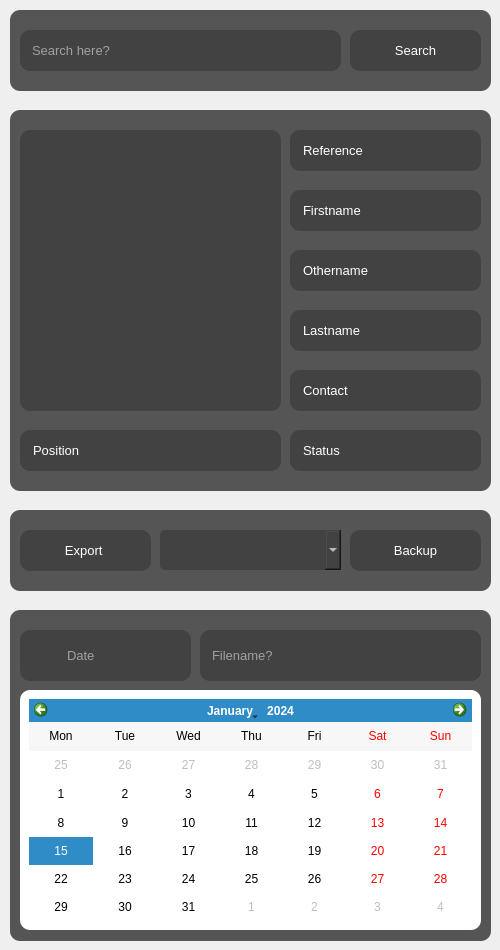
                <widget class="QFrame" name="left_frame_2">
                 <property name="minimumSize">
                  <size>
                   <width>500</width>
                   <height>0</height>
                  </size>
                 </property>
                 <property name="maximumSize">
                  <size>
                   <width>500</width>
                   <height>16777215</height>
                  </size>
                 </property>
                 <property name="frameShape">
                  <enum>QFrame::NoFrame</enum>
                 </property>
                 <property name="frameShadow">
                  <enum>QFrame::Raised</enum>
                 </property>
                 <layout class="QVBoxLayout" name="verticalLayout_9">
                  <property name="spacing">
                   <number>0</number>
                  </property>
                  <property name="leftMargin">
                   <number>0</number>
                  </property>
                  <property name="topMargin">
                   <number>0</number>
                  </property>
                  <property name="rightMargin">
                   <number>0</number>
                  </property>
                  <property name="bottomMargin">
                   <number>0</number>
                  </property>
                  <item>
                   <widget class="QFrame" name="top">
                    <property name="minimumSize">
                     <size>
                      <width>0</width>
                      <height>500</height>
                     </size>
                    </property>
                    <property name="maximumSize">
                     <size>
                      <width>500</width>
                      <height>500</height>
                     </size>
                    </property>
                    <property name="frameShape">
                     <enum>QFrame::NoFrame</enum>
                    </property>
                    <property name="frameShadow">
                     <enum>QFrame::Raised</enum>
                    </property>
                    <widget class="QLabel" name="db_image_data">
                     <property name="geometry">
                      <rect>
                       <x>20</x>
                       <y>130</y>
                       <width>261</width>
                       <height>281</height>
                      </rect>
                     </property>
                     <property name="font">
                      <font>
                       <family>Arial</family>
                       <pointsize>14</pointsize>
                       <weight>50</weight>
                       <bold>false</bold>
                      </font>
                     </property>
                     <property name="styleSheet">
                      <string notr="true">QLabel{
	color: rgb(255, 255, 255);
		background-color: rgb(66, 66, 66);
	border-radius: 10px;
}</string>
                     </property>
                     <property name="text">
                      <string/>
                     </property>
                     <property name="pixmap">
                      <pixmap resource="../resource/asset.qrc">:/icons/asset/image.svg</pixmap>
                     </property>
                     <property name="alignment">
                      <set>Qt::AlignCenter</set>
                     </property>
                    </widget>
                    <widget class="QLabel" name="db_lastname">
                     <property name="geometry">
                      <rect>
                       <x>290</x>
                       <y>310</y>
                       <width>191</width>
                       <height>41</height>
                      </rect>
                     </property>
                     <property name="font">
                      <font>
                       <family>MS Shell Dlg 2</family>
                       <pointsize>10</pointsize>
                       <weight>50</weight>
                       <bold>false</bold>
                      </font>
                     </property>
                     <property name="styleSheet">
                      <string notr="true">QLabel{
	color: rgb(255, 255, 255);
		background-color: rgb(66, 66, 66);
	border-radius: 10px;
	padding-left:10px;
}</string>
                     </property>
                     <property name="text">
                      <string>Lastname</string>
                     </property>
                     <property name="alignment">
                      <set>Qt::AlignLeading|Qt::AlignLeft|Qt::AlignVCenter</set>
                     </property>
                    </widget>
                    <widget class="QLabel" name="db_middlename">
                     <property name="geometry">
                      <rect>
                       <x>290</x>
                       <y>250</y>
                       <width>191</width>
                       <height>41</height>
                      </rect>
                     </property>
                     <property name="font">
                      <font>
                       <family>MS Shell Dlg 2</family>
                       <pointsize>10</pointsize>
                       <weight>50</weight>
                       <bold>false</bold>
                      </font>
                     </property>
                     <property name="styleSheet">
                      <string notr="true">QLabel{
	color: rgb(255, 255, 255);
		background-color: rgb(66, 66, 66);
	border-radius: 10px;
	padding-left:10px;
}</string>
                     </property>
                     <property name="text">
                      <string>Othername</string>
                     </property>
                     <property name="alignment">
                      <set>Qt::AlignLeading|Qt::AlignLeft|Qt::AlignVCenter</set>
                     </property>
                    </widget>
                    <widget class="QLabel" name="db_firstname">
                     <property name="geometry">
                      <rect>
                       <x>290</x>
                       <y>190</y>
                       <width>191</width>
                       <height>41</height>
                      </rect>
                     </property>
                     <property name="font">
                      <font>
                       <family>MS Shell Dlg 2</family>
                       <pointsize>10</pointsize>
                       <weight>50</weight>
                       <bold>false</bold>
                      </font>
                     </property>
                     <property name="styleSheet">
                      <string notr="true">QLabel{
	color: rgb(255, 255, 255);
		background-color: rgb(66, 66, 66);
	border-radius: 10px;
	padding-left:10px;
}</string>
                     </property>
                     <property name="text">
                      <string>Firstname</string>
                     </property>
                     <property name="alignment">
                      <set>Qt::AlignLeading|Qt::AlignLeft|Qt::AlignVCenter</set>
                     </property>
                    </widget>
                    <widget class="QLabel" name="db_contact">
                     <property name="geometry">
                      <rect>
                       <x>290</x>
                       <y>370</y>
                       <width>191</width>
                       <height>41</height>
                      </rect>
                     </property>
                     <property name="font">
                      <font>
                       <family>MS Shell Dlg 2</family>
                       <pointsize>10</pointsize>
                       <weight>50</weight>
                       <bold>false</bold>
                      </font>
                     </property>
                     <property name="styleSheet">
                      <string notr="true">QLabel{
	color: rgb(255, 255, 255);
		background-color: rgb(66, 66, 66);
	border-radius: 10px;
	padding-left:10px;
}</string>
                     </property>
                     <property name="text">
                      <string>Contact</string>
                     </property>
                     <property name="alignment">
                      <set>Qt::AlignLeading|Qt::AlignLeft|Qt::AlignVCenter</set>
                     </property>
                    </widget>
                    <widget class="QLabel" name="db_incharge">
                     <property name="geometry">
                      <rect>
                       <x>20</x>
                       <y>430</y>
                       <width>261</width>
                       <height>41</height>
                      </rect>
                     </property>
                     <property name="font">
                      <font>
                       <family>MS Shell Dlg 2</family>
                       <pointsize>10</pointsize>
                       <weight>50</weight>
                       <bold>false</bold>
                      </font>
                     </property>
                     <property name="styleSheet">
                      <string notr="true">QLabel{
	color: rgb(255, 255, 255);
		background-color: rgb(66, 66, 66);
	border-radius: 10px;
	padding-left:10px;
}</string>
                     </property>
                     <property name="text">
                      <string>Position</string>
                     </property>
                     <property name="alignment">
                      <set>Qt::AlignLeading|Qt::AlignLeft|Qt::AlignVCenter</set>
                     </property>
                     <property name="wordWrap">
                      <bool>true</bool>
                     </property>
                    </widget>
                    <widget class="QLineEdit" name="search_box">
                     <property name="geometry">
                      <rect>
                       <x>20</x>
                       <y>30</y>
                       <width>321</width>
                       <height>41</height>
                      </rect>
                     </property>
                     <property name="font">
                      <font>
                       <pointsize>10</pointsize>
                      </font>
                     </property>
                     <property name="styleSheet">
                      <string notr="true">QLineEdit{
	color: rgb(255, 255, 255);
		background-color: rgb(66, 66, 66);
	border-radius:10px;
	padding-left: 10px;
}

QLineEdit:hover{
	border:2px solid  rgb(66, 66, 66);
}

QLineEdit:focus{
	border:2px solid rgb(255, 255, 255);
}</string>
                     </property>
                     <property name="placeholderText">
                      <string>Search here?</string>
                     </property>
                     <property name="clearButtonEnabled">
                      <bool>true</bool>
                     </property>
                    </widget>
                    <widget class="QPushButton" name="btn_search_page">
                     <property name="geometry">
                      <rect>
                       <x>350</x>
                       <y>30</y>
                       <width>131</width>
                       <height>41</height>
                      </rect>
                     </property>
                     <property name="font">
                      <font>
                       <pointsize>10</pointsize>
                      </font>
                     </property>
                     <property name="styleSheet">
                      <string notr="true">QPushButton{
	color: rgb(255, 255, 255);
		background-color: rgb(66, 66, 66);
	border:none;
	border-radius: 10px;
}

QPushButton:hover{
	border-radius: 20px;
}

QPushButton:pressed{
	border: 2px solid rgb(255,255,255);	
}</string>
                     </property>
                     <property name="text">
                      <string>Search</string>
                     </property>
                     <property name="icon">
                      <iconset resource="../resource/asset.qrc">
                       <normaloff>:/icons/asset/search.svg</normaloff>:/icons/asset/search.svg</iconset>
                     </property>
                     <property name="iconSize">
                      <size>
                       <width>30</width>
                       <height>30</height>
                      </size>
                     </property>
                     <property name="flat">
                      <bool>true</bool>
                     </property>
                    </widget>
                    <widget class="QLabel" name="label_29">
                     <property name="geometry">
                      <rect>
                       <x>10</x>
                       <y>10</y>
                       <width>481</width>
                       <height>81</height>
                      </rect>
                     </property>
                     <property name="font">
                      <font>
                       <family>Arial</family>
                       <pointsize>11</pointsize>
                       <weight>75</weight>
                       <bold>true</bold>
                      </font>
                     </property>
                     <property name="styleSheet">
                      <string notr="true">QLabel{
	color: rgb(255, 255, 255);
	background-color: rgb(85, 85, 85);
	border-radius: 10px;
	padding-left:10px;
}</string>
                     </property>
                     <property name="text">
                      <string/>
                     </property>
                     <property name="alignment">
                      <set>Qt::AlignLeading|Qt::AlignLeft|Qt::AlignVCenter</set>
                     </property>
                    </widget>
                    <widget class="QLabel" name="image_3">
                     <property name="geometry">
                      <rect>
                       <x>10</x>
                       <y>110</y>
                       <width>481</width>
                       <height>381</height>
                      </rect>
                     </property>
                     <property name="font">
                      <font>
                       <family>Arial</family>
                       <pointsize>14</pointsize>
                       <weight>50</weight>
                       <bold>false</bold>
                      </font>
                     </property>
                     <property name="styleSheet">
                      <string notr="true">QLabel{
	color: rgb(255, 255, 255);
	background-color: rgb(85, 85, 85);
	border-radius: 10px;
}</string>
                     </property>
                     <property name="text">
                      <string/>
                     </property>
                     <property name="alignment">
                      <set>Qt::AlignCenter</set>
                     </property>
                    </widget>
                    <widget class="QLabel" name="db_status">
                     <property name="geometry">
                      <rect>
                       <x>290</x>
                       <y>430</y>
                       <width>191</width>
                       <height>41</height>
                      </rect>
                     </property>
                     <property name="font">
                      <font>
                       <family>MS Shell Dlg 2</family>
                       <pointsize>10</pointsize>
                       <weight>50</weight>
                       <bold>false</bold>
                      </font>
                     </property>
                     <property name="styleSheet">
                      <string notr="true">QLabel{
	color: rgb(255, 255, 255);
		background-color: rgb(66, 66, 66);
	border-radius: 10px;
	padding-left:10px;
}</string>
                     </property>
                     <property name="text">
                      <string>Status</string>
                     </property>
                     <property name="alignment">
                      <set>Qt::AlignLeading|Qt::AlignLeft|Qt::AlignVCenter</set>
                     </property>
                     <property name="wordWrap">
                      <bool>true</bool>
                     </property>
                    </widget>
                    <widget class="QLabel" name="db_refrence">
                     <property name="geometry">
                      <rect>
                       <x>290</x>
                       <y>130</y>
                       <width>191</width>
                       <height>41</height>
                      </rect>
                     </property>
                     <property name="font">
                      <font>
                       <family>MS Shell Dlg 2</family>
                       <pointsize>10</pointsize>
                       <weight>50</weight>
                       <bold>false</bold>
                      </font>
                     </property>
                     <property name="styleSheet">
                      <string notr="true">QLabel{
	color: rgb(255, 255, 255);
		background-color: rgb(66, 66, 66);
	border-radius: 10px;
	padding-left:10px;
}</string>
                     </property>
                     <property name="text">
                      <string>Reference</string>
                     </property>
                     <property name="alignment">
                      <set>Qt::AlignLeading|Qt::AlignLeft|Qt::AlignVCenter</set>
                     </property>
                    </widget>
                    <zorder>image_3</zorder>
                    <zorder>label_29</zorder>
                    <zorder>db_image_data</zorder>
                    <zorder>db_lastname</zorder>
                    <zorder>db_middlename</zorder>
                    <zorder>db_firstname</zorder>
                    <zorder>db_contact</zorder>
                    <zorder>db_incharge</zorder>
                    <zorder>search_box</zorder>
                    <zorder>btn_search_page</zorder>
                    <zorder>db_status</zorder>
                    <zorder>db_refrence</zorder>
                   </widget>
                  </item>
                  <item>
                   <widget class="QFrame" name="bottom">
                    <property name="minimumSize">
                     <size>
                      <width>0</width>
                      <height>450</height>
                     </size>
                    </property>
                    <property name="maximumSize">
                     <size>
                      <width>16777215</width>
                      <height>450</height>
                     </size>
                    </property>
                    <property name="frameShape">
                     <enum>QFrame::NoFrame</enum>
                    </property>
                    <widget class="QFrame" name="frame_6">
                     <property name="geometry">
                      <rect>
                       <x>20</x>
                       <y>190</y>
                       <width>461</width>
                       <height>240</height>
                      </rect>
                     </property>
                     <property name="minimumSize">
                      <size>
                       <width>0</width>
                       <height>240</height>
                      </size>
                     </property>
                     <property name="maximumSize">
                      <size>
                       <width>16777215</width>
                       <height>240</height>
                      </size>
                     </property>
                     <property name="styleSheet">
                      <string notr="true">QFrame{
	background-color: rgb(255, 255, 255);
	border-radius: 10px;
}</string>
                     </property>
                     <property name="frameShape">
                      <enum>QFrame::NoFrame</enum>
                     </property>
                     <property name="frameShadow">
                      <enum>QFrame::Raised</enum>
                     </property>
                     <layout class="QVBoxLayout" name="verticalLayout_12">
                      <item>
                       <widget class="QCalendarWidget" name="calendarWidget">
                        <property name="verticalHeaderFormat">
                         <enum>QCalendarWidget::NoVerticalHeader</enum>
                        </property>
                        <property name="navigationBarVisible">
                         <bool>true</bool>
                        </property>
                       </widget>
                      </item>
                     </layout>
                    </widget>
                    <widget class="QLineEdit" name="db_start_date">
                     <property name="geometry">
                      <rect>
                       <x>20</x>
                       <y>130</y>
                       <width>171</width>
                       <height>51</height>
                      </rect>
                     </property>
                     <property name="font">
                      <font>
                       <pointsize>10</pointsize>
                      </font>
                     </property>
                     <property name="styleSheet">
                      <string notr="true">QLineEdit{
	color: rgb(255, 255, 255);
		background-color: rgb(66, 66, 66);
	border-radius:10px;
	padding-left: 45px;
}

QLineEdit:hover{
	border: 2px solid   rgb(66, 66, 66);
}

QLineEdit:focus{
	border:2px solid rgb(255, 255, 255);
}</string>
                     </property>
                     <property name="inputMethodHints">
                      <set>Qt::ImhPreferNumbers</set>
                     </property>
                     <property name="placeholderText">
                      <string>Date</string>
                     </property>
                     <property name="clearButtonEnabled">
                      <bool>true</bool>
                     </property>
                    </widget>
                    <widget class="QLabel" name="label_25">
                     <property name="geometry">
                      <rect>
                       <x>30</x>
                       <y>140</y>
                       <width>31</width>
                       <height>31</height>
                      </rect>
                     </property>
                     <property name="styleSheet">
                      <string notr="true">background-color: rgb(66, 66, 66);</string>
                     </property>
                     <property name="text">
                      <string/>
                     </property>
                     <property name="pixmap">
                      <pixmap resource="../resource/asset.qrc">:/icons/asset/calendar.svg</pixmap>
                     </property>
                    </widget>
                    <widget class="QLabel" name="label_30">
                     <property name="geometry">
                      <rect>
                       <x>10</x>
                       <y>110</y>
                       <width>481</width>
                       <height>331</height>
                      </rect>
                     </property>
                     <property name="minimumSize">
                      <size>
                       <width>0</width>
                       <height>300</height>
                      </size>
                     </property>
                     <property name="font">
                      <font>
                       <family>Arial</family>
                       <pointsize>11</pointsize>
                       <weight>75</weight>
                       <bold>true</bold>
                      </font>
                     </property>
                     <property name="styleSheet">
                      <string notr="true">QLabel{
	color: rgb(255, 255, 255);
	background-color: rgb(85, 85, 85);
	border-radius: 10px;
	padding-left:10px;
}</string>
                     </property>
                     <property name="text">
                      <string/>
                     </property>
                     <property name="alignment">
                      <set>Qt::AlignLeading|Qt::AlignLeft|Qt::AlignVCenter</set>
                     </property>
                    </widget>
                    <widget class="QPushButton" name="btn_csv">
                     <property name="geometry">
                      <rect>
                       <x>20</x>
                       <y>30</y>
                       <width>131</width>
                       <height>41</height>
                      </rect>
                     </property>
                     <property name="font">
                      <font>
                       <pointsize>10</pointsize>
                      </font>
                     </property>
                     <property name="styleSheet">
                      <string notr="true">QPushButton{
	color: rgb(255, 255, 255);
		background-color: rgb(66, 66, 66);
	border:none;
	border-radius: 10px;
}

QPushButton:hover{
	border-radius: 20px;
}

QPushButton:pressed{
	border: 2px solid rgb(255,255,255);	
}</string>
                     </property>
                     <property name="text">
                      <string>Export </string>
                     </property>
                     <property name="icon">
                      <iconset resource="../resource/asset.qrc">
                       <normaloff>:/icons/asset/file.svg</normaloff>:/icons/asset/file.svg</iconset>
                     </property>
                     <property name="iconSize">
                      <size>
                       <width>30</width>
                       <height>30</height>
                      </size>
                     </property>
                     <property name="flat">
                      <bool>true</bool>
                     </property>
                    </widget>
                    <widget class="QLabel" name="label_40">
                     <property name="geometry">
                      <rect>
                       <x>10</x>
                       <y>10</y>
                       <width>481</width>
                       <height>81</height>
                      </rect>
                     </property>
                     <property name="font">
                      <font>
                       <family>Arial</family>
                       <pointsize>11</pointsize>
                       <weight>75</weight>
                       <bold>true</bold>
                      </font>
                     </property>
                     <property name="styleSheet">
                      <string notr="true">QLabel{
	color: rgb(255, 255, 255);
	background-color: rgb(85, 85, 85);
	border-radius: 10px;
	padding-left:10px;
}</string>
                     </property>
                     <property name="text">
                      <string/>
                     </property>
                     <property name="alignment">
                      <set>Qt::AlignLeading|Qt::AlignLeft|Qt::AlignVCenter</set>
                     </property>
                    </widget>
                    <widget class="QLineEdit" name="filename">
                     <property name="geometry">
                      <rect>
                       <x>200</x>
                       <y>130</y>
                       <width>281</width>
                       <height>51</height>
                      </rect>
                     </property>
                     <property name="font">
                      <font>
                       <pointsize>10</pointsize>
                      </font>
                     </property>
                     <property name="styleSheet">
                      <string notr="true">QLineEdit{
	color: rgb(255, 255, 255);
		background-color: rgb(66, 66, 66);
	border-radius:10px;
	padding-left: 10px;
}

QLineEdit:hover{
	border: 2px solid   rgb(66, 66, 66);
}

QLineEdit:focus{
	border:2px solid rgb(255, 255, 255);
}</string>
                     </property>
                     <property name="inputMethodHints">
                      <set>Qt::ImhPreferNumbers</set>
                     </property>
                     <property name="placeholderText">
                      <string>Filename?</string>
                     </property>
                     <property name="clearButtonEnabled">
                      <bool>true</bool>
                     </property>
                    </widget>
                    <widget class="QPushButton" name="btn_backup">
                     <property name="geometry">
                      <rect>
                       <x>350</x>
                       <y>30</y>
                       <width>131</width>
                       <height>41</height>
                      </rect>
                     </property>
                     <property name="font">
                      <font>
                       <pointsize>10</pointsize>
                      </font>
                     </property>
                     <property name="styleSheet">
                      <string notr="true">QPushButton{
	color: rgb(255, 255, 255);
		background-color: rgb(66, 66, 66);
	border:none;
	border-radius: 10px;
}

QPushButton:hover{
	border-radius: 20px;
}

QPushButton:pressed{
	border: 2px solid rgb(255,255,255);	
}</string>
                     </property>
                     <property name="text">
                      <string>Backup</string>
                     </property>
                     <property name="icon">
                      <iconset resource="../resource/asset.qrc">
                       <normaloff>:/icons/asset/database.svg</normaloff>:/icons/asset/database.svg</iconset>
                     </property>
                     <property name="iconSize">
                      <size>
                       <width>30</width>
                       <height>30</height>
                      </size>
                     </property>
                     <property name="flat">
                      <bool>true</bool>
                     </property>
                    </widget>
                    <widget class="QComboBox" name="search_page_tables">
                     <property name="geometry">
                      <rect>
                       <x>160</x>
                       <y>30</y>
                       <width>181</width>
                       <height>40</height>
                      </rect>
                     </property>
                     <property name="minimumSize">
                      <size>
                       <width>0</width>
                       <height>40</height>
                      </size>
                     </property>
                     <property name="maximumSize">
                      <size>
                       <width>16777215</width>
                       <height>38</height>
                      </size>
                     </property>
                     <property name="font">
                      <font>
                       <pointsize>10</pointsize>
                      </font>
                     </property>
                     <property name="styleSheet">
                      <string notr="true">QComboBox{
	color: rgb(255, 255, 255);
	background-color: rgb(66, 66, 66);
	padding-left:10px;
	border-radius: 5px;
}</string>
                     </property>
                     <property name="frame">
                      <bool>false</bool>
                     </property>
                    </widget>
                    <zorder>label_40</zorder>
                    <zorder>label_30</zorder>
                    <zorder>frame_6</zorder>
                    <zorder>db_start_date</zorder>
                    <zorder>label_25</zorder>
                    <zorder>btn_csv</zorder>
                    <zorder>filename</zorder>
                    <zorder>btn_backup</zorder>
                    <zorder>search_page_tables</zorder>
                   </widget>
                  </item>
                 </layout>
                </widget>
